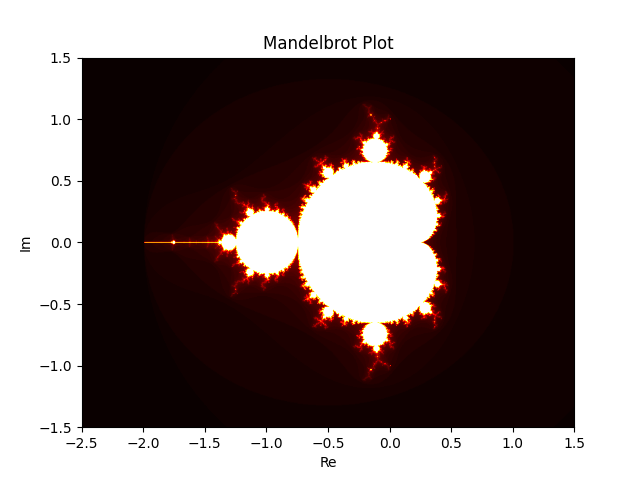

Python code for this plot:
'''
@author: Max

Simpel script for creating the mandelbrot figure.
'''

#imports
import numpy as np
import matplotlib.pyplot as plt
import time

class Mandelbrot:
    def __init__(self,xmax=1.5,xmin=-2.5,ymax=1.5j,ymin=-1.5j,step=0.01):
        #initial variables
        self.xmax = xmax
        self.xmin = xmin
        self.ymax = ymax
        self.ymin = ymin
        self.step = step
        self.maxiter = 100

        #compute iters and create figure
        self.build_plot()

    def test_number(self,c):
        '''
        Testing the number of steps (iterations) required to reach a modulus >= 2
        '''
        z = 0.0j

        for i in range(self.maxiter):
            z = z*z + c
            if np.sqrt((z.real*z.real)+(z.imag*z.imag)) >= 2:
                return i
        return self.maxiter

    def build_plot(self):
        '''
        Creating the Mandelbrot Set
        '''

        #start timer
        start = time.time()

        nx = int((self.xmax-self.xmin)/self.step)
        ny = int(((self.ymax-self.ymin)/self.step *-1j).real)
        m = np.zeros((ny,nx,3))

        for iy in range(ny):
            y_val = self.ymax - iy*self.step*1j
            for ix in range(nx):
                x_val = self.xmin + ix*self.step

                c = x_val+y_val

                m[iy,ix,0] = c.real
                m[iy,ix,0] = c.imag
                m[iy,ix,2] = self.test_number(c)

        print(f'Elapsed time for step size = {self.step} is {time.time()-start} seconds...')

        fig = plt.figure()
        plt.imshow(m[:,:,2],cmap='hot',extent=[self.xmin,self.xmax,(self.ymin*-1j).real,(self.ymax*-1j).real])
        plt.ylabel('Im')
        plt.xlabel('Re')
        plt.title('Mandelbrot Plot')
        
        #save fig
        #plt.imsave('Mandelbrot.png',fig)
        plt.savefig('Mandelbrot.png')

        #show image
        plt.show()

if __name__ == '__main__':
	step = 0.005
	Mandelbrot(step=step)
